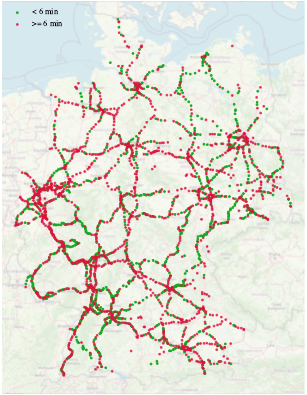

Recreate this plot in Python.
import pandas as pd
from shapely.geometry import Point, box
import geopandas as gpd
import matplotlib.pyplot as plt
import contextily as cx
import rasterio
from tueplots import bundles




#### 00 get cleaned data
# from ipynb.fs.full.exploration_cleaning import get_data
# data = get_data(which = "mean")
data = pd.read_csv("data_mean.csv", sep = ",")


# create geometry column with a point object of the coordinates
geometry = [Point(xy) for xy in zip(data["Coordinate Longitude"], data["Coordinate Latitude"])]

# create GeoDataFrame
geo_df = gpd.GeoDataFrame(data, geometry = geometry, crs = "EPSG:4326")  # Use the correct CRS




#### 01 map of Germany

# Get a map of Germany, save as tif
germany = cx.Place("Deutschland", source = cx.providers.OpenStreetMap.Mapnik)


# Get the shape of Germany
with rasterio.open("tifs/germany_osm.tif") as r:
    west, south, east, north = tuple(r.bounds)
    germany_crs = r.crs
bb_poly = box(west, south, east, north)
bb_poly = gpd.GeoDataFrame({"geometry": [bb_poly]}, crs = germany_crs)

gdf_germany = gpd.overlay(geo_df, bb_poly.to_crs(geo_df.crs), how = "intersection")

# Ensure the data is in the proper geographic coordinate system
gdf_germany = gdf_germany.to_crs(epsg = 3395)




#### 02 plot

# set plotting stylesheet
plt.rcParams.update(bundles.icml2022(column = "half", nrows = 1, ncols = 2, usetex = False))

# Plot the data
fig, ax = plt.subplots(figsize = (4, 4))
gdf_germany.plot(ax = ax, markersize = 0, color = "k")

# Add the base map
cx.add_basemap(ax = ax, crs = gdf_germany.crs, source = "tifs/germany_osm.tif", alpha = 0.7)

# Get the bounds of the geodataframe, converted to the same CRS as the contextily basemap
bounds = gdf_germany.total_bounds
west, south, east, north = bounds

# Get base map image for the bounds with the correct zoom level. 'll' signifies long-lat bounds
im2, bbox = cx.bounds2img(west, south, east, north, ll = True, zoom = germany.zoom)

# Plot the map with the aspect ratio fixed
cx.plot_map(im2, bbox, ax = ax, title = "Mean delay of trains in 2016 in Germany")

# Add condition for the markers
# green means no delay (less than 6 minutes), red means delay (more or equal to 6 minutes)
condition = gdf_germany["Minutes of delay"] < 6
gdf_germany[condition].plot(ax = ax, markersize = 1, marker = "o", color = "#19a824", alpha = 0.9, label = "< 6 min")
gdf_germany[~condition].plot(ax = ax, markersize = 1, marker = "o", color = "crimson", alpha = 0.7, label = ">= 6 min")

# Add labels and legend
ax.legend(loc = "upper left", frameon = False)




#### 03 Save as PDF
plt.savefig("maps_KI_01_all_data.pdf", bbox_inches = 'tight')